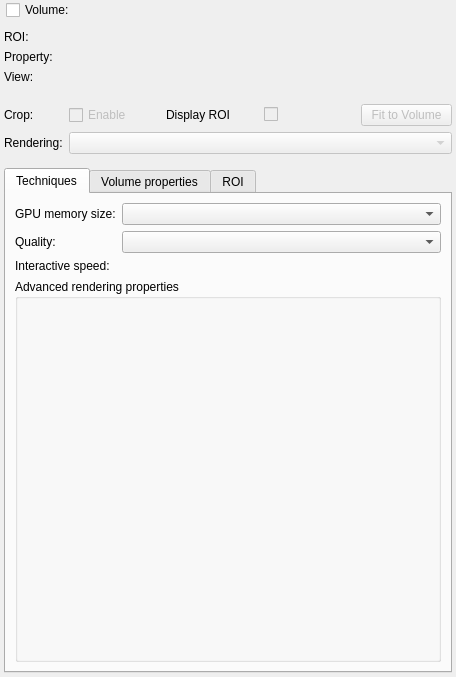
<?xml version="1.0" encoding="UTF-8"?>
<ui version="4.0">
 <class>qSlicerVolumeRenderingModuleWidget</class>
 <widget class="qSlicerWidget" name="qSlicerVolumeRenderingModuleWidget">
  <property name="geometry">
   <rect>
    <x>0</x>
    <y>0</y>
    <width>456</width>
    <height>677</height>
   </rect>
  </property>
  <property name="windowTitle">
   <string>Volume Rendering</string>
  </property>
  <layout class="QFormLayout" name="formLayout_2">
   <property name="fieldGrowthPolicy">
    <enum>QFormLayout::AllNonFixedFieldsGrow</enum>
   </property>
   <property name="leftMargin">
    <number>0</number>
   </property>
   <property name="topMargin">
    <number>0</number>
   </property>
   <property name="rightMargin">
    <number>0</number>
   </property>
   <property name="bottomMargin">
    <number>0</number>
   </property>
   <item row="1" column="0">
    <layout class="QHBoxLayout" name="horizontalLayout_2">
     <property name="leftMargin">
      <number>6</number>
     </property>
     <property name="topMargin">
      <number>0</number>
     </property>
     <item>
      <widget class="ctkCheckBox" name="VisibilityCheckBox">
       <property name="text">
        <string>Volume:</string>
       </property>
       <property name="indicatorIcon" stdset="0">
        <iconset resource="../../../../../Libs/MRML/Widgets/Resources/qMRMLWidgets.qrc">
         <normaloff>:/Icons/VisibleOn.png</normaloff>
         <normalon>:/Icons/VisibleOff.png</normalon>:/Icons/VisibleOn.png</iconset>
       </property>
       <property name="indicatorIconSize" stdset="0">
        <size>
         <width>21</width>
         <height>21</height>
        </size>
       </property>
      </widget>
     </item>
    </layout>
   </item>
   <item row="1" column="1">
    <widget class="qMRMLNodeComboBox" name="VolumeNodeComboBox" native="true">
     <property name="nodeTypes" stdset="0">
      <stringlist>
       <string>vtkMRMLScalarVolumeNode</string>
      </stringlist>
     </property>
     <property name="hideChildNodeTypes" stdset="0">
      <stringlist>
       <string>vtkMRMLDiffusionWeightedVolumeNode</string>
       <string>vtkMRMLDiffusionTensorVolumeNode</string>
       <string>vtkMRMLMultiVolumeNode</string>
      </stringlist>
     </property>
     <property name="addEnabled" stdset="0">
      <bool>false</bool>
     </property>
     <property name="renameEnabled" stdset="0">
      <bool>true</bool>
     </property>
    </widget>
   </item>
   <item row="2" column="0" colspan="2">
    <widget class="ctkCollapsibleButton" name="InputsCollapsibleButton" native="true">
     <property name="enabled">
      <bool>true</bool>
     </property>
     <property name="text" stdset="0">
      <string>Inputs</string>
     </property>
     <property name="checked" stdset="0">
      <bool>false</bool>
     </property>
     <property name="collapsed" stdset="0">
      <bool>true</bool>
     </property>
     <layout class="QFormLayout" name="formLayout">
      <property name="fieldGrowthPolicy">
       <enum>QFormLayout::AllNonFixedFieldsGrow</enum>
      </property>
      <property name="leftMargin">
       <number>4</number>
      </property>
      <property name="topMargin">
       <number>4</number>
      </property>
      <property name="rightMargin">
       <number>4</number>
      </property>
      <property name="bottomMargin">
       <number>4</number>
      </property>
      <item row="0" column="0">
       <widget class="QLabel" name="ROINodeLabel">
        <property name="text">
         <string>ROI:</string>
        </property>
       </widget>
      </item>
      <item row="0" column="1">
       <widget class="qMRMLNodeComboBox" name="ROINodeComboBox" native="true">
        <property name="nodeTypes" stdset="0">
         <stringlist>
          <string>vtkMRMLAnnotationROINode</string>
         </stringlist>
        </property>
        <property name="noneEnabled" stdset="0">
         <bool>true</bool>
        </property>
        <property name="renameEnabled" stdset="0">
         <bool>true</bool>
        </property>
       </widget>
      </item>
      <item row="1" column="0">
       <widget class="QLabel" name="VolumePropertyNodeLabel">
        <property name="text">
         <string>Property:</string>
        </property>
       </widget>
      </item>
      <item row="1" column="1">
       <widget class="qMRMLNodeComboBox" name="VolumePropertyNodeComboBox" native="true">
        <property name="nodeTypes" stdset="0">
         <stringlist>
          <string>vtkMRMLVolumePropertyNode</string>
         </stringlist>
        </property>
        <property name="noneEnabled" stdset="0">
         <bool>true</bool>
        </property>
        <property name="renameEnabled" stdset="0">
         <bool>true</bool>
        </property>
       </widget>
      </item>
      <item row="2" column="0">
       <widget class="QLabel" name="ViewNodeLabel">
        <property name="text">
         <string>View:</string>
        </property>
       </widget>
      </item>
      <item row="2" column="1">
       <widget class="qMRMLDisplayNodeViewComboBox" name="ViewCheckableNodeComboBox" native="true"/>
      </item>
     </layout>
    </widget>
   </item>
   <item row="3" column="0" colspan="2">
    <widget class="ctkCollapsibleButton" name="DisplayCollapsibleButton" native="true">
     <property name="text" stdset="0">
      <string>Display</string>
     </property>
     <property name="collapsed" stdset="0">
      <bool>false</bool>
     </property>
     <layout class="QFormLayout" name="formLayout_11">
      <property name="fieldGrowthPolicy">
       <enum>QFormLayout::AllNonFixedFieldsGrow</enum>
      </property>
      <property name="leftMargin">
       <number>4</number>
      </property>
      <property name="topMargin">
       <number>4</number>
      </property>
      <property name="rightMargin">
       <number>4</number>
      </property>
      <property name="bottomMargin">
       <number>4</number>
      </property>
      <item row="0" column="0" colspan="2">
       <widget class="qSlicerVolumeRenderingPresetComboBox" name="PresetComboBox" native="true"/>
      </item>
      <item row="2" column="0">
       <widget class="QLabel" name="CropLabel">
        <property name="text">
         <string>Crop:</string>
        </property>
       </widget>
      </item>
      <item row="2" column="1">
       <layout class="QHBoxLayout" name="horizontalLayout">
        <item>
         <widget class="QCheckBox" name="ROICropCheckBox">
          <property name="enabled">
           <bool>false</bool>
          </property>
          <property name="text">
           <string>Enable</string>
          </property>
         </widget>
        </item>
        <item>
         <widget class="QLabel" name="label">
          <property name="text">
           <string>Display ROI</string>
          </property>
         </widget>
        </item>
        <item>
         <widget class="ctkCheckBox" name="ROICropDisplayCheckBox">
          <property name="enabled">
           <bool>false</bool>
          </property>
          <property name="text">
           <string/>
          </property>
          <property name="indicatorIcon" stdset="0">
           <iconset resource="../../../../../Libs/MRML/Widgets/Resources/qMRMLWidgets.qrc">
            <normaloff>:/Icons/VisibleOn.png</normaloff>
            <normalon>:/Icons/VisibleOff.png</normalon>:/Icons/VisibleOn.png</iconset>
          </property>
          <property name="indicatorIconSize" stdset="0">
           <size>
            <width>21</width>
            <height>21</height>
           </size>
          </property>
         </widget>
        </item>
        <item>
         <widget class="QPushButton" name="ROIFitPushButton">
          <property name="enabled">
           <bool>false</bool>
          </property>
          <property name="text">
           <string>Fit to Volume</string>
          </property>
         </widget>
        </item>
       </layout>
      </item>
      <item row="3" column="0">
       <widget class="QLabel" name="RenderingMethodLabel">
        <property name="text">
         <string>Rendering:</string>
        </property>
       </widget>
      </item>
      <item row="3" column="1">
       <widget class="QComboBox" name="RenderingMethodComboBox">
        <property name="enabled">
         <bool>false</bool>
        </property>
       </widget>
      </item>
     </layout>
    </widget>
   </item>
   <item row="4" column="0" colspan="2">
    <widget class="ctkCollapsibleButton" name="AdvancedCollapsibleButton" native="true">
     <property name="enabled">
      <bool>true</bool>
     </property>
     <property name="text" stdset="0">
      <string>Advanced...</string>
     </property>
     <property name="checked" stdset="0">
      <bool>true</bool>
     </property>
     <property name="collapsed" stdset="0">
      <bool>false</bool>
     </property>
     <layout class="QVBoxLayout" name="verticalLayout">
      <property name="leftMargin">
       <number>4</number>
      </property>
      <property name="topMargin">
       <number>4</number>
      </property>
      <property name="rightMargin">
       <number>4</number>
      </property>
      <property name="bottomMargin">
       <number>4</number>
      </property>
      <item>
       <widget class="QTabWidget" name="AdvancedTabWidget">
        <property name="currentIndex">
         <number>0</number>
        </property>
        <widget class="QWidget" name="TechniquesTab">
         <attribute name="title">
          <string>Techniques</string>
         </attribute>
         <layout class="QFormLayout" name="formLayout_5">
          <item row="1" column="0">
           <widget class="QLabel" name="MemorySizeLabel">
            <property name="text">
             <string>GPU memory size:</string>
            </property>
           </widget>
          </item>
          <item row="1" column="1">
           <widget class="qSlicerGPUMemoryComboBox" name="MemorySizeComboBox">
            <property name="toolTip">
             <string>Amount of memory allocated for volume rendering on the graphic card. &quot;Default&quot; can be modified in the settings.</string>
            </property>
            <property name="currentIndex">
             <number>-1</number>
            </property>
           </widget>
          </item>
          <item row="2" column="0">
           <widget class="QLabel" name="QualityControlLabel">
            <property name="text">
             <string>Quality:</string>
            </property>
           </widget>
          </item>
          <item row="2" column="1">
           <widget class="QComboBox" name="QualityControlComboBox">
            <property name="currentIndex">
             <number>-1</number>
            </property>
           </widget>
          </item>
          <item row="3" column="0">
           <widget class="QLabel" name="FramerateLabel">
            <property name="text">
             <string>Interactive speed:</string>
            </property>
           </widget>
          </item>
          <item row="3" column="1">
           <widget class="ctkSliderWidget" name="FramerateSliderWidget" native="true">
            <property name="decimals" stdset="0">
             <number>0</number>
            </property>
            <property name="minimum" stdset="0">
             <double>1.000000000000000</double>
            </property>
            <property name="maximum" stdset="0">
             <double>100.000000000000000</double>
            </property>
            <property name="value" stdset="0">
             <double>8.000000000000000</double>
            </property>
            <property name="suffix" stdset="0">
             <string> fps</string>
            </property>
           </widget>
          </item>
          <item row="4" column="0" colspan="2">
           <widget class="ctkCollapsibleGroupBox" name="AdvancedGroupBox">
            <property name="title">
             <string>Advanced rendering properties</string>
            </property>
            <layout class="QFormLayout" name="formLayout_7">
             <property name="fieldGrowthPolicy">
              <enum>QFormLayout::AllNonFixedFieldsGrow</enum>
             </property>
             <property name="leftMargin">
              <number>0</number>
             </property>
             <property name="topMargin">
              <number>0</number>
             </property>
             <property name="rightMargin">
              <number>0</number>
             </property>
             <property name="bottomMargin">
              <number>0</number>
             </property>
             <item row="0" column="0" colspan="2">
              <widget class="QStackedWidget" name="RenderingMethodStackedWidget">
               <property name="currentIndex">
                <number>-1</number>
               </property>
              </widget>
             </item>
            </layout>
           </widget>
          </item>
         </layout>
        </widget>
        <widget class="QWidget" name="VolumePropertyTab">
         <attribute name="title">
          <string>Volume properties</string>
         </attribute>
         <layout class="QVBoxLayout" name="verticalLayout_2">
          <property name="leftMargin">
           <number>0</number>
          </property>
          <property name="topMargin">
           <number>0</number>
          </property>
          <property name="rightMargin">
           <number>0</number>
          </property>
          <property name="bottomMargin">
           <number>0</number>
          </property>
          <item>
           <layout class="QHBoxLayout" name="horizontalLayout_3">
            <item>
             <widget class="ctkCheckablePushButton" name="SynchronizeScalarDisplayNodeButton">
              <property name="enabled">
               <bool>false</bool>
              </property>
              <property name="sizePolicy">
               <sizepolicy hsizetype="Minimum" vsizetype="Fixed">
                <horstretch>0</horstretch>
                <verstretch>0</verstretch>
               </sizepolicy>
              </property>
              <property name="text">
               <string>Synchronize with Volumes module</string>
              </property>
              <property name="flat">
               <bool>false</bool>
              </property>
             </widget>
            </item>
            <item>
             <widget class="QCheckBox" name="IgnoreVolumesThresholdCheckBox">
              <property name="toolTip">
               <string>Don't use threshold values. Set opacity ramp from the Window/Level range instead.</string>
              </property>
              <property name="text">
               <string>Ignore threshold</string>
              </property>
             </widget>
            </item>
            <item>
             <widget class="ctkExpandButton" name="ExpandSynchronizeWithVolumesButton">
              <property name="checked">
               <bool>false</bool>
              </property>
              <property name="mirrorOnExpand" stdset="0">
               <bool>true</bool>
              </property>
             </widget>
            </item>
           </layout>
          </item>
          <item>
           <widget class="qMRMLVolumePropertyNodeWidget" name="VolumePropertyNodeWidget" native="true">
            <property name="enabled">
             <bool>false</bool>
            </property>
           </widget>
          </item>
         </layout>
        </widget>
        <widget class="QWidget" name="ROITab">
         <attribute name="title">
          <string>ROI</string>
         </attribute>
         <layout class="QFormLayout" name="formLayout_3">
          <property name="fieldGrowthPolicy">
           <enum>QFormLayout::AllNonFixedFieldsGrow</enum>
          </property>
          <item row="0" column="0" colspan="2">
           <widget class="qMRMLAnnotationROIWidget" name="ROIWidget" native="true"/>
          </item>
         </layout>
        </widget>
       </widget>
      </item>
     </layout>
    </widget>
   </item>
  </layout>
 </widget>
 <customwidgets>
  <customwidget>
   <class>qMRMLNodeComboBox</class>
   <extends>QWidget</extends>
   <header>qMRMLNodeComboBox.h</header>
  </customwidget>
  <customwidget>
   <class>qMRMLAnnotationROIWidget</class>
   <extends>QWidget</extends>
   <header>qMRMLAnnotationROIWidget.h</header>
  </customwidget>
  <customwidget>
   <class>qSlicerWidget</class>
   <extends>QWidget</extends>
   <header>qSlicerWidget.h</header>
   <container>1</container>
  </customwidget>
  <customwidget>
   <class>qMRMLVolumePropertyNodeWidget</class>
   <extends>QWidget</extends>
   <header>qMRMLVolumePropertyNodeWidget.h</header>
  </customwidget>
  <customwidget>
   <class>qSlicerVolumeRenderingPresetComboBox</class>
   <extends>qSlicerWidget</extends>
   <header>qSlicerVolumeRenderingPresetComboBox.h</header>
   <container>1</container>
  </customwidget>
  <customwidget>
   <class>ctkCheckBox</class>
   <extends>QCheckBox</extends>
   <header>ctkCheckBox.h</header>
  </customwidget>
  <customwidget>
   <class>ctkCollapsibleButton</class>
   <extends>QWidget</extends>
   <header>ctkCollapsibleButton.h</header>
   <container>1</container>
  </customwidget>
  <customwidget>
   <class>ctkCollapsibleGroupBox</class>
   <extends>QGroupBox</extends>
   <header>ctkCollapsibleGroupBox.h</header>
   <container>1</container>
  </customwidget>
  <customwidget>
   <class>ctkExpandButton</class>
   <extends>QToolButton</extends>
   <header>ctkExpandButton.h</header>
  </customwidget>
  <customwidget>
   <class>ctkPushButton</class>
   <extends>QPushButton</extends>
   <header>ctkPushButton.h</header>
  </customwidget>
  <customwidget>
   <class>ctkSliderWidget</class>
   <extends>QWidget</extends>
   <header>ctkSliderWidget.h</header>
  </customwidget>
  <customwidget>
   <class>qSlicerGPUMemoryComboBox</class>
   <extends>QComboBox</extends>
   <header>qSlicerGPUMemoryComboBox.h</header>
   <container>1</container>
  </customwidget>
  <customwidget>
   <class>qMRMLCheckableNodeComboBox</class>
   <extends>qMRMLNodeComboBox</extends>
   <header>qMRMLCheckableNodeComboBox.h</header>
  </customwidget>
  <customwidget>
   <class>qMRMLDisplayNodeViewComboBox</class>
   <extends>qMRMLCheckableNodeComboBox</extends>
   <header>qMRMLDisplayNodeViewComboBox.h</header>
  </customwidget>
  <customwidget>
   <class>ctkCheckablePushButton</class>
   <extends>ctkPushButton</extends>
   <header>ctkCheckablePushButton.h</header>
  </customwidget>
 </customwidgets>
 <resources>
  <include location="../../../Annotations/Resources/qSlicerAnnotationModule.qrc"/>
  <include location="../../../../../Libs/MRML/Widgets/Resources/qMRMLWidgets.qrc"/>
 </resources>
 <connections>
  <connection>
   <sender>VolumePropertyNodeComboBox</sender>
   <signal>currentNodeChanged(vtkMRMLNode*)</signal>
   <receiver>VolumePropertyNodeWidget</receiver>
   <slot>setMRMLVolumePropertyNode(vtkMRMLNode*)</slot>
   <hints>
    <hint type="sourcelabel">
     <x>446</x>
     <y>66</y>
    </hint>
    <hint type="destinationlabel">
     <x>105</x>
     <y>305</y>
    </hint>
   </hints>
  </connection>
  <connection>
   <sender>ROINodeComboBox</sender>
   <signal>currentNodeChanged(vtkMRMLNode*)</signal>
   <receiver>ROIWidget</receiver>
   <slot>setMRMLAnnotationROINode(vtkMRMLNode*)</slot>
   <hints>
    <hint type="sourcelabel">
     <x>446</x>
     <y>63</y>
    </hint>
    <hint type="destinationlabel">
     <x>96</x>
     <y>296</y>
    </hint>
   </hints>
  </connection>
  <connection>
   <sender>VolumeNodeComboBox</sender>
   <signal>currentNodeChanged(bool)</signal>
   <receiver>InputsCollapsibleButton</receiver>
   <slot>setEnabled(bool)</slot>
   <hints>
    <hint type="sourcelabel">
     <x>154</x>
     <y>18</y>
    </hint>
    <hint type="destinationlabel">
     <x>307</x>
     <y>64</y>
    </hint>
   </hints>
  </connection>
  <connection>
   <sender>qSlicerVolumeRenderingModuleWidget</sender>
   <signal>mrmlSceneChanged(vtkMRMLScene*)</signal>
   <receiver>ViewCheckableNodeComboBox</receiver>
   <slot>setMRMLScene(vtkMRMLScene*)</slot>
   <hints>
    <hint type="sourcelabel">
     <x>37</x>
     <y>260</y>
    </hint>
    <hint type="destinationlabel">
     <x>446</x>
     <y>69</y>
    </hint>
   </hints>
  </connection>
  <connection>
   <sender>qSlicerVolumeRenderingModuleWidget</sender>
   <signal>mrmlSceneChanged(vtkMRMLScene*)</signal>
   <receiver>ROINodeComboBox</receiver>
   <slot>setMRMLScene(vtkMRMLScene*)</slot>
   <hints>
    <hint type="sourcelabel">
     <x>332</x>
     <y>228</y>
    </hint>
    <hint type="destinationlabel">
     <x>446</x>
     <y>63</y>
    </hint>
   </hints>
  </connection>
  <connection>
   <sender>qSlicerVolumeRenderingModuleWidget</sender>
   <signal>mrmlSceneChanged(vtkMRMLScene*)</signal>
   <receiver>VolumePropertyNodeComboBox</receiver>
   <slot>setMRMLScene(vtkMRMLScene*)</slot>
   <hints>
    <hint type="sourcelabel">
     <x>332</x>
     <y>227</y>
    </hint>
    <hint type="destinationlabel">
     <x>446</x>
     <y>66</y>
    </hint>
   </hints>
  </connection>
  <connection>
   <sender>qSlicerVolumeRenderingModuleWidget</sender>
   <signal>mrmlSceneChanged(vtkMRMLScene*)</signal>
   <receiver>VolumeNodeComboBox</receiver>
   <slot>setMRMLScene(vtkMRMLScene*)</slot>
   <hints>
    <hint type="sourcelabel">
     <x>332</x>
     <y>228</y>
    </hint>
    <hint type="destinationlabel">
     <x>332</x>
     <y>19</y>
    </hint>
   </hints>
  </connection>
  <connection>
   <sender>VolumeNodeComboBox</sender>
   <signal>currentNodeChanged(bool)</signal>
   <receiver>AdvancedCollapsibleButton</receiver>
   <slot>setEnabled(bool)</slot>
   <hints>
    <hint type="sourcelabel">
     <x>233</x>
     <y>13</y>
    </hint>
    <hint type="destinationlabel">
     <x>240</x>
     <y>526</y>
    </hint>
   </hints>
  </connection>
  <connection>
   <sender>ROINodeComboBox</sender>
   <signal>currentNodeChanged(bool)</signal>
   <receiver>ROICropCheckBox</receiver>
   <slot>setEnabled(bool)</slot>
   <hints>
    <hint type="sourcelabel">
     <x>446</x>
     <y>63</y>
    </hint>
    <hint type="destinationlabel">
     <x>188</x>
     <y>185</y>
    </hint>
   </hints>
  </connection>
  <connection>
   <sender>VolumePropertyNodeComboBox</sender>
   <signal>currentNodeChanged(bool)</signal>
   <receiver>VolumePropertyNodeWidget</receiver>
   <slot>setEnabled(bool)</slot>
   <hints>
    <hint type="sourcelabel">
     <x>446</x>
     <y>66</y>
    </hint>
    <hint type="destinationlabel">
     <x>105</x>
     <y>305</y>
    </hint>
   </hints>
  </connection>
  <connection>
   <sender>VolumePropertyNodeComboBox</sender>
   <signal>currentNodeChanged(bool)</signal>
   <receiver>PresetComboBox</receiver>
   <slot>setEnabled(bool)</slot>
   <hints>
    <hint type="sourcelabel">
     <x>81</x>
     <y>66</y>
    </hint>
    <hint type="destinationlabel">
     <x>24</x>
     <y>125</y>
    </hint>
   </hints>
  </connection>
  <connection>
   <sender>ROINodeComboBox</sender>
   <signal>currentNodeChanged(bool)</signal>
   <receiver>ROICropDisplayCheckBox</receiver>
   <slot>setEnabled(bool)</slot>
   <hints>
    <hint type="sourcelabel">
     <x>446</x>
     <y>63</y>
    </hint>
    <hint type="destinationlabel">
     <x>319</x>
     <y>187</y>
    </hint>
   </hints>
  </connection>
  <connection>
   <sender>ROINodeComboBox</sender>
   <signal>currentNodeChanged(bool)</signal>
   <receiver>ROIFitPushButton</receiver>
   <slot>setEnabled(bool)</slot>
   <hints>
    <hint type="sourcelabel">
     <x>446</x>
     <y>63</y>
    </hint>
    <hint type="destinationlabel">
     <x>450</x>
     <y>189</y>
    </hint>
   </hints>
  </connection>
  <connection>
   <sender>VolumeNodeComboBox</sender>
   <signal>currentNodeChanged(bool)</signal>
   <receiver>VisibilityCheckBox</receiver>
   <slot>setEnabled(bool)</slot>
   <hints>
    <hint type="sourcelabel">
     <x>109</x>
     <y>11</y>
    </hint>
    <hint type="destinationlabel">
     <x>37</x>
     <y>18</y>
    </hint>
   </hints>
  </connection>
  <connection>
   <sender>SynchronizeScalarDisplayNodeButton</sender>
   <signal>checkBoxToggled(bool)</signal>
   <receiver>SynchronizeScalarDisplayNodeButton</receiver>
   <slot>setChecked(bool)</slot>
   <hints>
    <hint type="sourcelabel">
     <x>105</x>
     <y>305</y>
    </hint>
    <hint type="destinationlabel">
     <x>105</x>
     <y>305</y>
    </hint>
   </hints>
  </connection>
  <connection>
   <sender>ExpandSynchronizeWithVolumesButton</sender>
   <signal>toggled(bool)</signal>
   <receiver>IgnoreVolumesThresholdCheckBox</receiver>
   <slot>setVisible(bool)</slot>
   <hints>
    <hint type="sourcelabel">
     <x>105</x>
     <y>305</y>
    </hint>
    <hint type="destinationlabel">
     <x>105</x>
     <y>305</y>
    </hint>
   </hints>
  </connection>
 </connections>
</ui>
